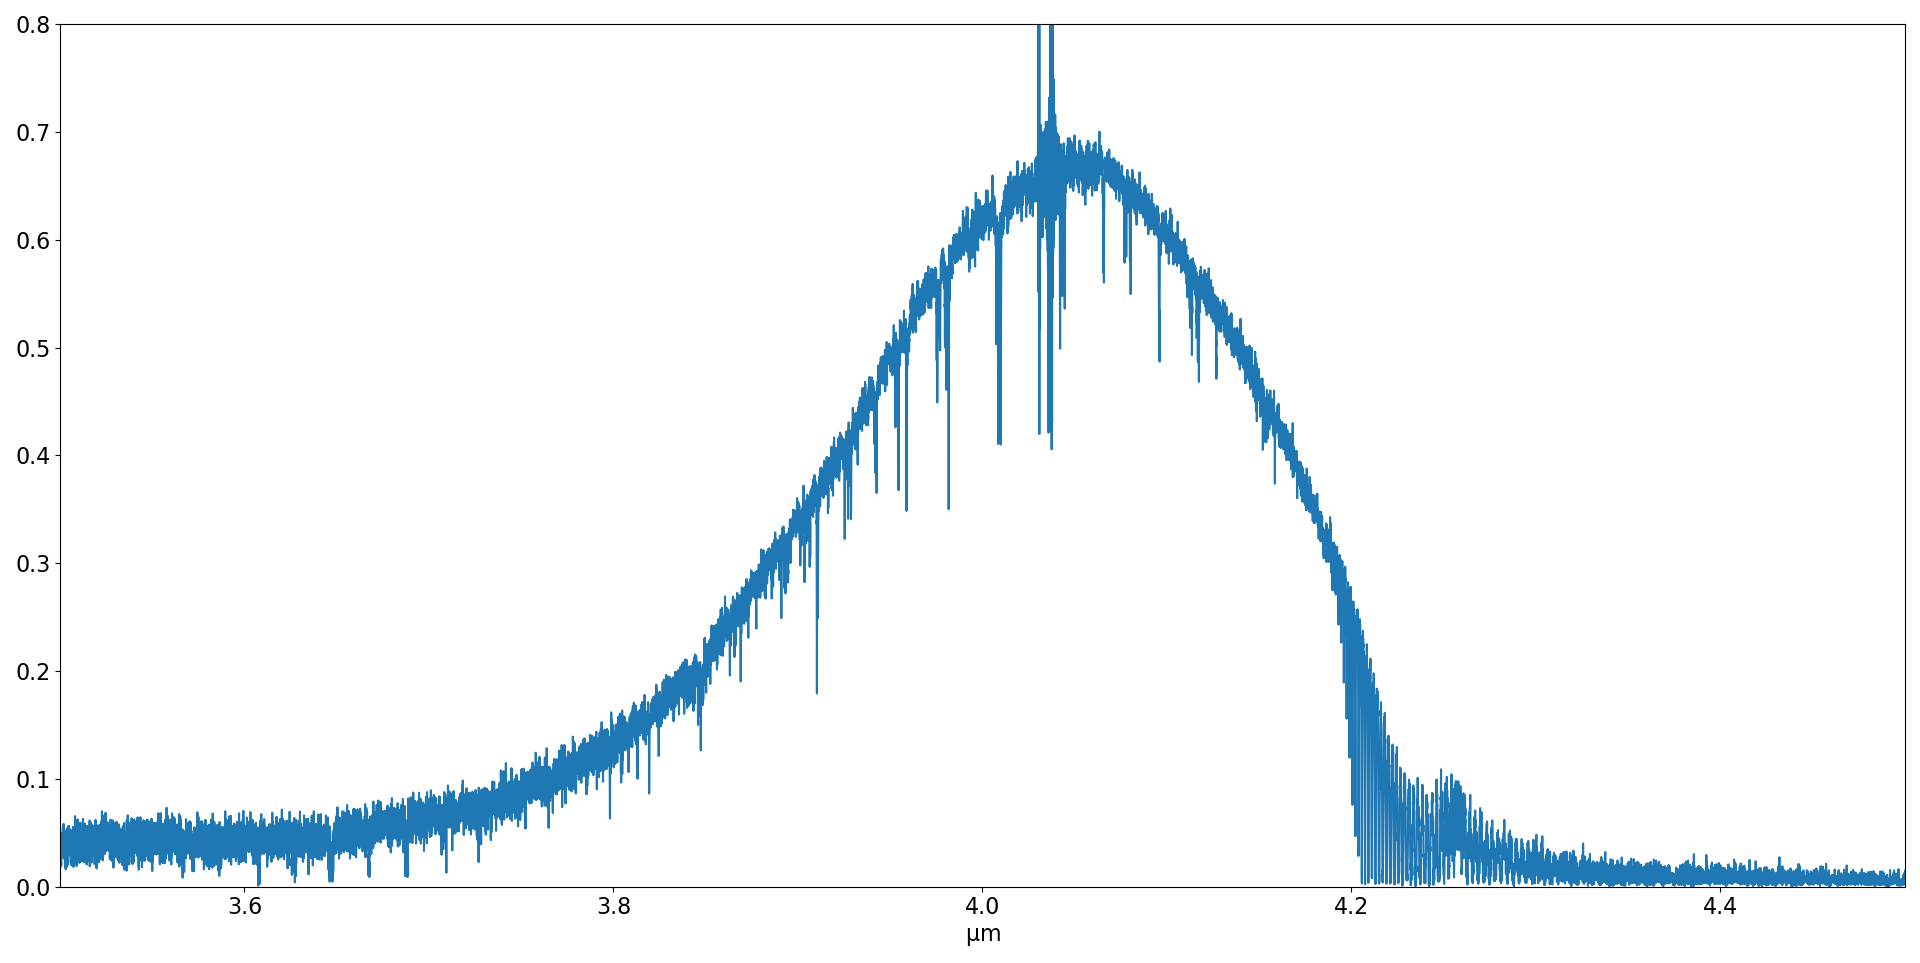

This figure's Python source:
"""
I think we finally fixed:
    1.  aliasing issues (figured out what nyquist bandwidths are allowed
    2.  external clocking issue (may have been what was impeding us all along when we could not get our interferograms
        to stop walking
"""

import ProcessingFunctions as pf
import numpy as np
import matplotlib.pyplot as plt
import clipboard_and_style_sheet
import nyquist_bandwidths as nyquist
import scipy.constants as sc
import time

clipboard_and_style_sheet.style_sheet()


def plot_section(arr, ppifg, npts):
    for dat in arr:
        plt.plot(dat[ppifg // 2 - npts:ppifg // 2 + npts])


def pad(arr, npts):
    return np.pad(arr, ([0, 0], [npts, npts]), constant_values=0 + 0j)


t1 = time.time()
# %% Retrieve the data
folder = r"G:\.shortcut-targets-by-id\1cPwz25CLF5JBH9c_yF0vSr5p3Bl_1-nM\MIR GHz DSC\211026/"
data = np.fromfile(folder + "ifg_new_computer.txt")
ppifg = pf.find_npts(data)[0]
data = data[ppifg // 2:]
N_ifgs = len(data) // ppifg
data = data[:N_ifgs * ppifg]
data.resize(N_ifgs, ppifg)

# %% limit amount to averge
# n_avg = 100
# data = data[:n_avg]

# %% calculate shifts needed
n_zoom = 100
zoom = data[:, ppifg // 2 - n_zoom // 2: ppifg // 2 + n_zoom // 2 + 1]
ft_zoom_fftshift = np.fft.fft(np.fft.ifftshift(zoom, axes=1), axis=1)
ft_zoom_fftshift = np.fft.ifftshift(pad(np.fft.fftshift(ft_zoom_fftshift, axes=1), 2 ** 11), axes=1)
ref = np.zeros(ft_zoom_fftshift.shape, dtype=np.complex128)
ref[:] = ft_zoom_fftshift[0]
ft_cross_corr_fftshift = np.conj(ref) * ft_zoom_fftshift
cross_corr = np.fft.fftshift(np.fft.ifft(ft_cross_corr_fftshift, axis=1), axes=1).real
ind = np.argmax(cross_corr, axis=1) - len(cross_corr[0]) // 2
shifts = ind * len(zoom[0]) / len(cross_corr[0])

# %% FT the data and shift the data
ft_data_fftshift = np.fft.fft(np.fft.ifftshift(data, axes=1), axis=1)

# %% FT shift the data
fft_freq = np.fft.fftfreq(len(ft_data_fftshift[0]))
phase = np.zeros(ft_data_fftshift.shape, dtype=np.complex128)
phase[:] = fft_freq
phase *= 1j * shifts[:, np.newaxis] * 2 * np.pi
phase = np.exp(phase)
ft_data_fftshift *= phase

# %% final fft
ft_avg = np.mean(np.fft.fftshift(ft_data_fftshift), axis=0)

# %% got fr and dfr_guess from counter
fr = 1.01e9 - 9991829.1
dfr_guess = 23055.3
dfr = nyquist.calc_dfr_for_ppifg(fr, dfr_guess, ppifg)
dnu = nyquist.bandwidth(fr, dfr)
nu_start = dnu * 3
nu_end = dnu * 4
freq_axis = np.linspace(nu_start, nu_end, len(fft_freq) // 2)
wl_axis = (sc.c / freq_axis) * 1e6

# fig, ax = plt.subplots(1, 1, figsize=np.array([19.2, 9.63]))
fig, ax = plt.subplots(1, 1)
ax.plot(wl_axis, ft_avg[:len(ft_avg) // 2].__abs__())
ax.set_xlim(3.5, 4.5)
ax.set_ylim(0, 0.8)
ax.set_xlabel("$\mathrm{\mu m}$")
# plt.savefig("10-26-2021-Data.png")

t2 = time.time()
print(t2 - t1, "s")

# %% checking to see if shift correction was successful
shift_corr_data = np.fft.fftshift(np.fft.ifft(ft_data_fftshift, axis=1), axes=1).real

plt.figure()
plot_section(shift_corr_data, ppifg, 50)
avg = np.mean(shift_corr_data, axis=0)
plt.plot(avg[ppifg // 2 - 50: ppifg // 2 + 50], color='k')

# %% allowed nyquist windows
# to prevent naming conflicts, I have it in a function
# I eyeballed this from the FFT above
wls = np.array([4.4, 3.5])  # um
nus = sc.c / (wls * 1e-6)
dfr_ = np.linspace(50, fr ** 2 / (2 * np.diff(nus)), 5000).flatten()
dnu_ = nyquist.bandwidth(fr, dfr_)
ind = nyquist.return_allowed_indices_dnu(dnu_, *nus)

fig, ax = plt.subplots(1, 1)
x = np.zeros(len(dfr_))
ax.plot(dfr_, x)
ax.plot(dfr_[ind], x[ind], 'o')
[ax.axvline(i, color='r', linestyle='--') for i in nyquist.find_allowed_dfr(*nus, fr).flatten()]
